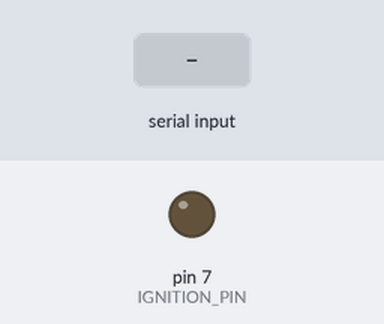
Bench run of a sketch on a simulated Arduino Uno, built with avr-gcc and run on an emulated ATmega328P. Shown: output pins drawn as LEDs (lit = HIGH). The test bench sets the inputs (shaded band). What the sketch prints to the serial monitor is not drawn.

Above: at 1.2 s.
1.3 s: "ignite\n" received over Serial
At 5.44 s:
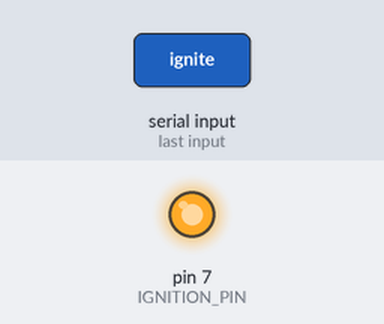
7.0 s: "off\n" received over Serial
Timing chart, 0 to 10.0 s (numbered marks = the images above; inputs shaded):
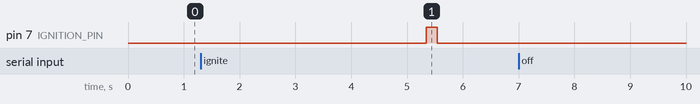

Measured:
- after the input at 1.3 s, pin 7 (IGNITION_PIN): LOW → HIGH after 4.0 s, → LOW 0.20 s later
- after the input at 7.0 s, every drawn part: stays the same

The sketch:

ignition_test.ino
```cpp
#define IGNITION_PIN (7)

void setup() {
    Serial.begin(9600);
    pinMode(IGNITION_PIN, OUTPUT);
    digitalWrite(IGNITION_PIN, 0);
}
void loop() {
    if (Serial.available() > 0) {
        String input = Serial.readStringUntil('\n');
        Serial.readString();
        if (input == "ignite") {
            Serial.print("Igniting in 3... "); Serial.flush();
            delay(1000);
            Serial.print("2... "); Serial.flush();
            delay(1000);
            Serial.print("1... "); Serial.flush();
            delay(1000);
            Serial.print("igniting!."); Serial.flush();
            digitalWrite(IGNITION_PIN, 1);
            delay(100);
            Serial.print("."); Serial.flush();
            delay(100);
            digitalWrite(IGNITION_PIN, 0);
            Serial.print(". done.\r\n"); Serial.flush();
        } else if (input == "off") {
            digitalWrite(IGNITION_PIN, 0);
            Serial.print("Turned off.\r\n");
        }
        Serial.readString();
    }
}
```
